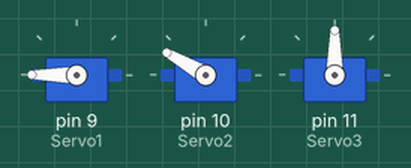
Bench run of a sketch on a simulated Arduino Uno, built with avr-gcc and run on an emulated ATmega328P. Shown: 3 × servo. At 23.8 s the program stops and its outputs stay as they are.

Above: at 0.1 s.
At 5.1 s:
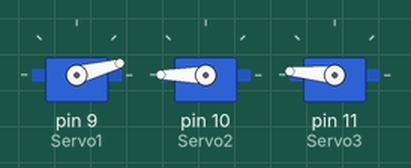
At 12.3 s:
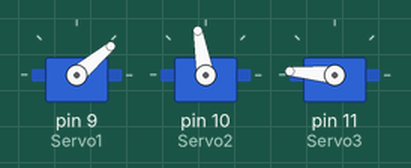
At 17.8 s:
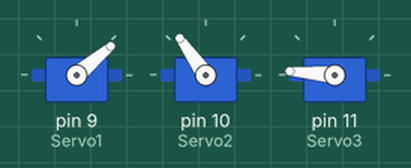
Timing chart, 0 to 25.3 s (numbered marks = the images above):
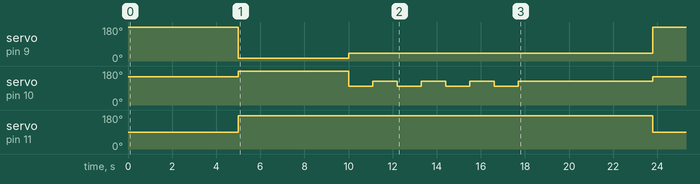

Measured:
- by itself, servo on pin 9 (Servo1): 180° → 15° at 5.0 s, → 40° 5.0 s later, → 180° 13.8 s later
- by itself, servo on pin 10 (Servo2): 150° → 180° at 5.0 s, → 100° 5.0 s later, → 125° 1.1 s later, → 100° 1.1 s later, … (10 changes in this stretch)
- by itself, servo on pin 11 (Servo3): 90° → 175° at 5.0 s, → 90° 18.8 s later

The sketch:

Comp50_Final.ino
```cpp
#include <Servo.h>

// Declare variables
Servo Servo1;
Servo Servo2;
Servo Servo3;


// Setup Function
void setup() {
Servo1.attach(9);
Servo2.attach(10);
Servo3.attach(11);

rest();

}

// Move to different positions
void loop() {
  delay(5000);
  cobra();
  delay(5000);
  wave();
  delay(5000);
  rest();
  while(69){};
}

// Hangs Arm
void rest() {
  Servo1.write(180);
  Servo2.write(150);
  Servo3.write(90);

}

void cobra() {
  Servo1.write(15);
  Servo2.write(180);
  Servo3.write(175);
}

void wave() {
  Servo1.write(40);
  for (int i = 0; i<=3; i++) {
      Servo2.write(100);
      delay(1100);
      Servo2.write(125);
      delay(1100);
  }

}
void openMouth() {
  Servo3.write(110);
}

void closeMouth() {
  Servo3.write(75);
}
```
